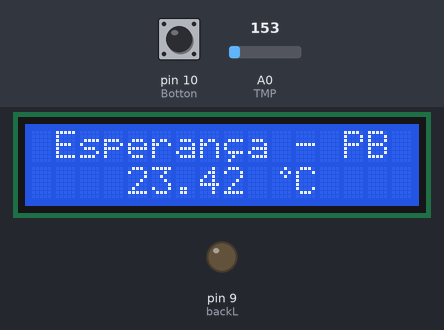
A sketch run on a simulated Arduino Uno, built with avr-gcc and run on an emulated ATmega328P. On the bench: 16×2 character LCD, output pins drawn as LEDs (lit = HIGH). The test bench sets the inputs (shaded band); at power-on: pin 10 (Botton) HIGH, A0 (TMP) = 153.

Above: at 1.2 s.
1.3 s: pin 10 (Botton) pulled LOW for 0.15 s
At 2.7 s:
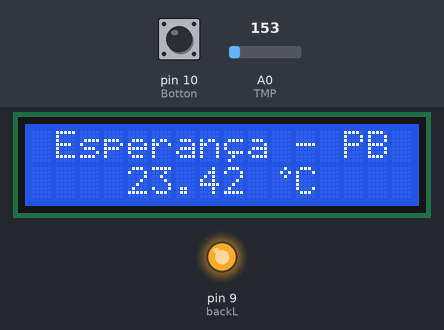
3.0 s: pin 10 (Botton) pulled LOW for 1 s
At 3.8 s:
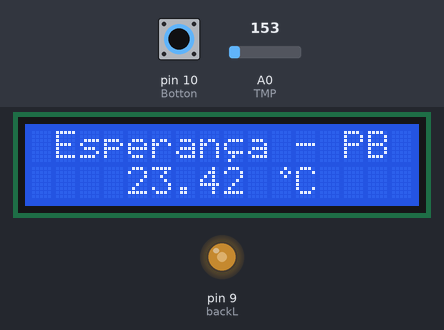
5.5 s: A0 (TMP) set to 165
At 6.5 s:
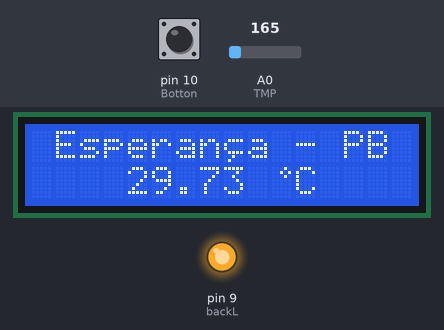
7.0 s: A0 (TMP) set to 175
At 7.6 s:
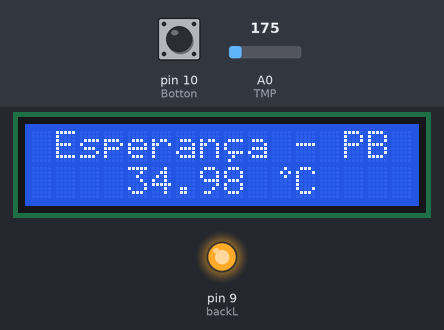
8.5 s: A0 (TMP) set to 191
At 8.8 s:
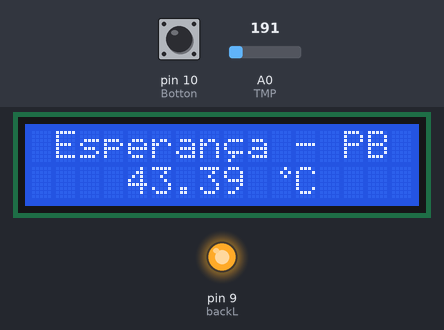
Timing chart, 0 to 11.0 s (numbered marks = the images above; inputs shaded):
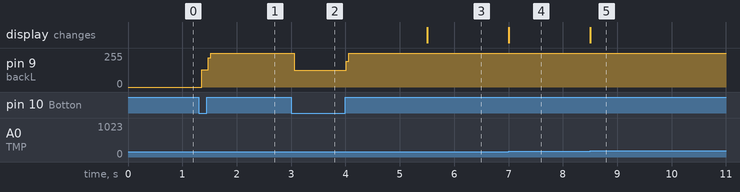

Measured:
- after the input at 1.3 s, pin 9 (backL): 0/255 → 129/255 after 0.06 s, → 255/255 0.12 s later
- after the input at 3.0 s, pin 9 (backL): 255/255 → 126/255 after 0.06 s, → 255/255 0.96 s later
- after the input at 5.5 s, the display: changes at once (image 3)
- after the input at 7.0 s, the display: changes at once (image 4)
- after the input at 8.5 s, the display: changes at once (image 5)

The sketch:

projeto05.ino
```cpp
#include <LiquidCrystal.h>  // Inclusão da biblioteca
LiquidCrystal lcd(8, 7, 6, 5, 4, 3);  // Instância da biblioteca e as portas conectadas aos pinos do LCD (RS, E, DB4, DB5, DB6, DB7)

byte cedilha[8]={B00000,B00000,B01111,B10000,B10000,B01111,B00100,B01000};
/* Esse é um parâmetro para criar um caractere especial que chamei de "cedilha",
 para isso utilizei um site que compõe caracteres para display
 */
byte grau[8]={B00010,B00101,B00010,B00000,B00000,B00000,B00000,B00000};
// Parâmetro para criar um caractere que chamei de "grau"

#define TMP A0  // Porta para o sensor (TMP 36)
#define Botton 10 // Porta para o botão
#define backL 9  // Porta para o backlight

void setup() {
  lcd.begin(16, 2);  // Inicialização do display
  lcd.createChar(1, cedilha); // Cria o caractere "cedilha"
  lcd.createChar(2, grau); // Cria o caractere "grau"
  lcd.clear();  // Função para limpar o display e garantir que não tenha nada na tela ao iniciar o programa
  pinMode(Botton, INPUT_PULLUP);  // Configura Botton com o modo INPUT_PULLUP
  pinMode(backL, OUTPUT);  // Configura backL como saída
  digitalWrite(backL, LOW); // Garante que o programa é iniciado com o backlight desligado
}

void loop() {
  float temp = (analogRead(TMP) * (5.0/1023) - 0.53)/0.0093;
  /* Função matemática que associa a cada valor de tensão elétrica,
    oriunda do sensor (TMP 36), uma temperatura */

  if(digitalRead(Botton) == LOW){  // Se o botão for pressionado
    digitalWrite(backL, !digitalRead(backL));  //o backlight muda de estado
  }

  lcd.setCursor(1, 0);  // Estabelece em que quadrícula a escrita deve iniciar no display (coluna, linha)
  lcd.print("Esperan"); // Mostra o nome da cidade no display. Por conveniência, escolhi Esperança.
  lcd.setCursor(8, 0);
  lcd.write(1); // Escreve o "ç" do nome Esperança
  lcd.setCursor(9, 0);
  lcd.print("a - PB");
  lcd.setCursor(4, 1);
  lcd.print(temp); // Mostra a temperatura ambiente no display
  lcd.setCursor(10, 1);
  lcd.write(2); // Mostra o caractere "grau" (º)
  lcd.setCursor(11, 1);
  lcd.print("C");  // Celsius
}
```
